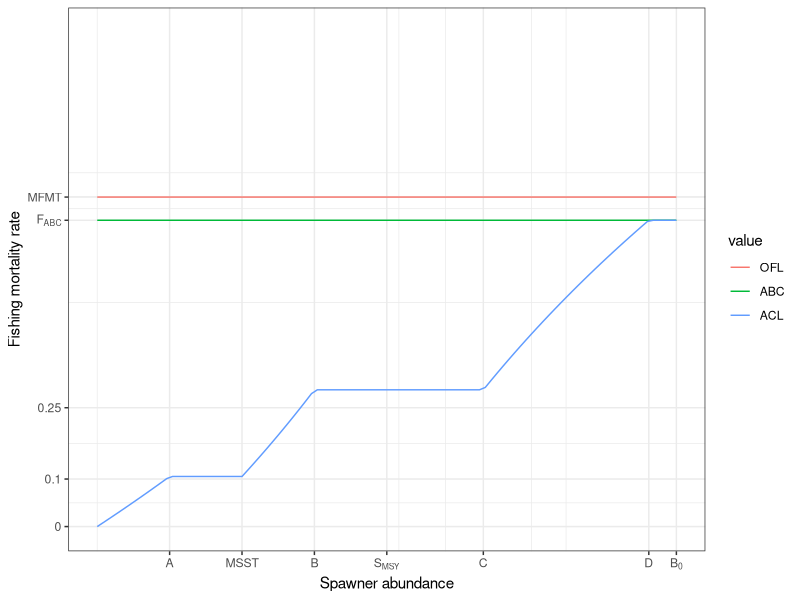
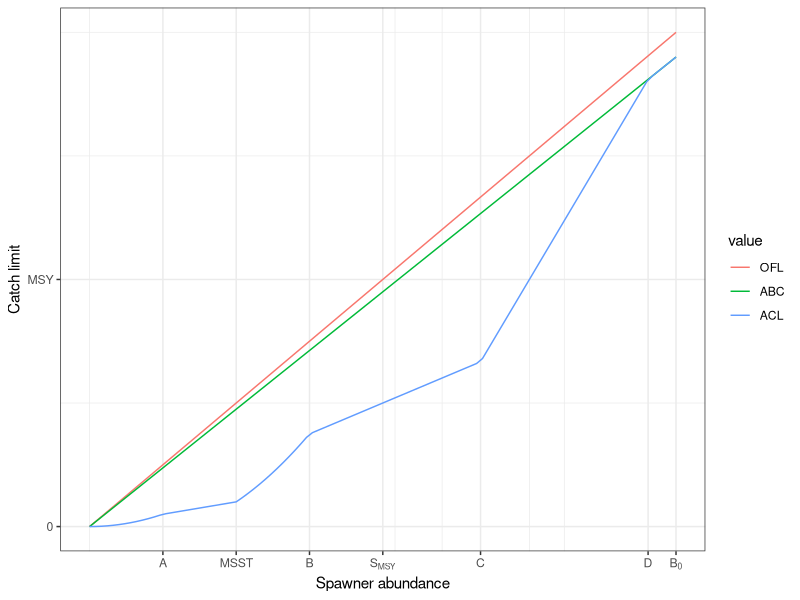

The R script that drew these images, in order:

# Clear workspace
rm(list = ls())
options(dplyr.summarise.inform=F)

# Setup
################################################################################

# Packages
library(tidyverse)

# Directories
plotdir <- "data/hcrs/figures"
outdir <- "data/hcrs/raw"


# Helper functions
################################################################################

# Set parameters
################################################################################

# Parameters
k <- 1
r <- 1

# MSY reference points
b_msy <- k/2
u_msy <- r/2
msy <- b_msy*u_msy

# U limits
# Tier 1: U_ABC = U_MSY * 0.95
# Tier 2: U_ABC = U_MSY * 0.90
buffer <- 0.95
u_ofl <- u_msy
u_abc <- u_msy * buffer

# F limits
f_msy <- -log(1 - u_msy)
f_ofl <- -log(1 - u_ofl)
f_abc <- -log(1 - u_abc)

# F = -log(1 - U)
# U = 1 - exp(-F)

# Klamath
msst <- b_msy * 0.5
s_msy <- b_msy
a <- msst / 2
b <- (msst + s_msy) / 2
c <- s_msy / (1-0.25)
d <- s_msy / (1 - u_abc)
u_thresh1 <- 0.1
u_thresh2 <- 0.25

# Puget coho
u_crit <- 0.2
u_low <- 0.4


# Helper functions
################################################################################

# B limits
calc_u_acl <- function(N, msst, s_msy, u_abc){

  # Parameters
  a <- msst / 2
  b <- (msst + s_msy) / 2
  c <- s_msy / (1-0.25)
  d <- s_msy / (1 - u_abc)
  u_thresh1 <- 0.1
  u_thresh2 <- 0.25

  # Derive U
  if(N <= a){
    u <- u_thresh1 * N / a
  }
  if(N > a & N <= msst){
    u <- u_thresh1
  }
  if(N >msst & N <= b){
    u <- u_thresh1 + (0.15 *((N-msst) / (b - msst)))
  }
  if(N > b & N <= c){
    u <- u_thresh2
  }
  if(N > c & N <= d){
    u <- (N - s_msy) / N
  }
  if(N > d){
    u <- u_abc
  }
  return(u)
}

calc_u_abc <- function(N, msst, s_msy, u_crit, u_low){

  # Derive A
  a <- msst / (1 - u_low)

  # Derive B
  b <- s_msy / (1 - u_ofl)

  # Derive U

}


# Build data
################################################################################

# Biomass values
b_inc <- 0.01
b_vals <- seq(0, k, b_inc)
nvals <- length(b_vals)

# Build data
data_default <- tibble(biomass=b_vals,
               bbmsy=b_vals/b_msy) %>%
  # Add U values
  mutate(u_ofl=u_msy,
         u_abc=u_abc) %>%
  # Gather
  gather(key="value", value="u", 3:ncol(.)) %>%
  # Format value type
  mutate(value=recode_factor(value, "u_ofl"="OFL", "u_abc"="ABC")) %>%
  # Calculate F
  mutate(f= -log(1 - u)) %>%
  # Calculate catch
  mutate(catch=u*biomass) %>%
  # Calculate spawner escapement
  mutate(escapement=biomass*(1-u)) %>%
  # Add FMC/FMP
  mutate(fmc="PFMC",
         fmp="Salmon (default)") %>%
  # Arrange
  select(fmc, fmp, everything())

# Build data
data_klamath <- tibble(biomass=b_vals,
                       bbmsy=b_vals/b_msy) %>%
  # Add U values
  mutate(u_ofl=u_msy,
         u_abc=u_abc) %>%
  rowwise() %>%
  mutate(u_acl=calc_u_acl(N=biomass, msst=msst, s_msy=s_msy, u_abc=u_abc)) %>%
  ungroup() %>%
  # Gather
  gather(key="value", value="u", 3:ncol(.)) %>%
  # Format value type
  mutate(value=recode_factor(value, "u_ofl"="OFL", "u_abc"="ABC", "u_acl"="ACL")) %>%
  # Calculate F
  mutate(f= -log(1 - u)) %>%
  # Calculate catch
  mutate(catch=u*biomass) %>%
  # Calculate spawner escapement
  mutate(escapement=biomass*(1-u)) %>%
  # Add FMC/FMP
  mutate(fmc="PFMC",
         fmp="Klamath River/Sacramento River Fall Chinook") %>%
  # Arrange
  select(fmc, fmp, everything())

# Build data
data_puget_coho <- tibble(biomass=b_vals,
                       bbmsy=b_vals/b_msy) %>%
  # Add U values
  mutate(u_ofl=u_msy,
         u_abc=u_abc) %>%
  rowwise() %>%
  mutate(u_acl=calc_u_acl(N=biomass, msst=msst, s_msy=s_msy, u_abc=u_abc)) %>%
  ungroup() %>%
  # Gather
  gather(key="value", value="u", 3:ncol(.)) %>%
  # Format value type
  mutate(value=recode_factor(value, "u_ofl"="OFL", "u_abc"="ABC", "u_acl"="ACL")) %>%
  # Calculate F
  mutate(f= -log(1 - u)) %>%
  # Calculate catch
  mutate(catch=u*biomass) %>%
  # Calculate spawner escapement
  mutate(escapement=biomass*(1-u)) %>%
  # Add FMC/FMP
  mutate(fmc="PFMC",
         fmp="Klamath River/Sacramento River Fall Chinook") %>%
  # Arrange
  select(fmc, fmp, everything())


# Plot data
################################################################################


# Plot F
g1 <- ggplot(data_klamath, aes(x=biomass, y=f, color=value)) +
  geom_line() +
  # Labels
  labs(x="Spawner abundance", y="Fishing mortality rate") +
  # Y-axis
  scale_x_continuous(breaks=c(a, b, c, d, msst, s_msy, k),
                     labels=c("A", "B", "C", "D", "MSST", expression("S"["MSY"]), expression("B"["0"]))) +
  # Y-axis
  scale_y_continuous(breaks=c(0, 0.1, 0.25, f_ofl, f_abc),
                     labels=c("0", "0.1", "0.25", "MFMT", expression("F"["ABC"])),
                     lim=c(0, f_ofl*1.5)) +
  # Theme
  theme_bw()
g1

# Plot catch
g2 <- ggplot(data_klamath, aes(x=biomass, y=catch, color=value)) +
  geom_line() +
  # Labels
  labs(x="Spawner abundance", y="Catch limit") +
  # Y-axis
  scale_x_continuous(breaks=c(a, b, c, d, msst, s_msy, k),
                     labels=c("A", "B", "C", "D", "MSST", expression("S"["MSY"]), expression("B"["0"]))) +
  # Y-axis
  scale_y_continuous(breaks=c(0, msy),
                     labels=c("0", "MSY")) +
  # Theme
  theme_bw()
g2




